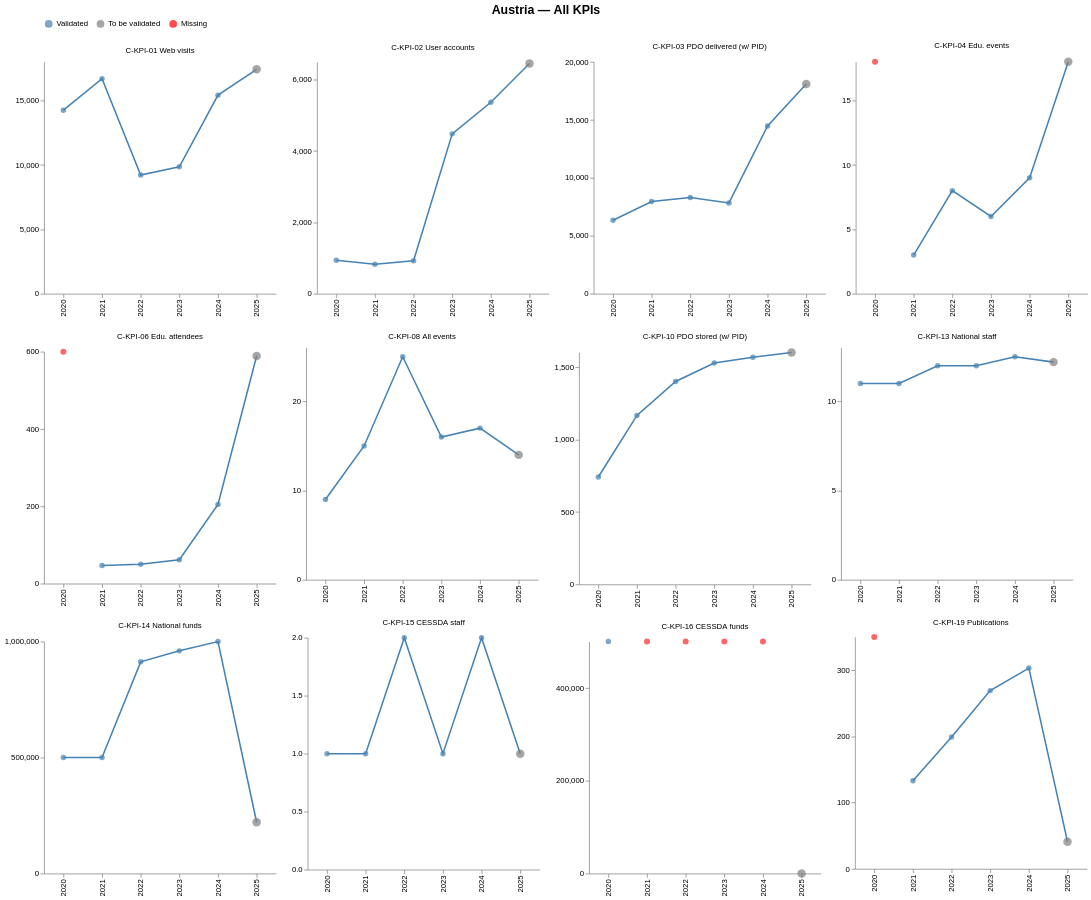

The notebook cell this image was saved under:
### Code cell
from sp_analysis import load_data, KPI_LABELS, prepare_by_kpi_all_countries, facet_chart_by_country


#sheet_id = '1m9Phl1uxPN9hL4zmgSGFMOFs1X-UmjxP'
#gid = '663340094'
#url = f'https://docs.google.com/spreadsheets/d/{sheet_id}/gviz/tq?tqx=out:csv&gid={gid}'


df = load_data()
ALL_KPIS = list(KPI_LABELS.keys())
long_df = prepare_by_kpi_all_countries(df, ALL_KPIS)

facet_chart_by_country(long_df, country='Austria', title='Austria — All KPIs')

### Figure 1 — Vega-Lite specification as saved in the notebook (floating-point values rounded to 4 significant figures)
{"config": {"view": {"continuousWidth": 300, "continuousHeight": 300, "stroke": null}, "header": {"titleFontSize": 20}, "legend": {"direction": "horizontal", "orient": "top", "title": null}}, "data": {"name": "data-27660ad394f9583e0bf45a5dc4f2707e"}, "facet": {"field": "kpi", "header": {"labelOrient": "top", "titleOrient": "top"}, "title": null, "type": "nominal"}, "spec": {"layer": [{"mark": {"type": "line", "color": "steelblue"}, "encoding": {"x": {"field": "year", "title": null, "type": "ordinal"}, "y": {"axis": {"grid": false, "tickCount": 3}, "field": "value", "title": null, "type": "quantitative"}}}, {"mark": {"type": "point", "filled": true}, "encoding": {"color": {"field": "status", "scale": {"domain": ["Validated", "To be validated", "Missing"], "range": ["steelblue", "grey", "red"]}, "type": "nominal"}, "size": {"condition": {"test": "(datum.year === 2025)", "value": 120}, "value": 50}, "x": {"field": "year", "title": null, "type": "ordinal"}, "y": {"axis": {"grid": false, "tickCount": 3}, "field": "value", "title": null, "type": "quantitative"}}, "transform": [{"filter": "isValid(datum.value)"}]}, {"mark": {"type": "point", "filled": true, "opacity": 0.6, "size": 60, "strokeWidth": 2}, "encoding": {"color": {"field": "status", "scale": {"domain": ["Validated", "To be validated", "Missing"], "range": ["steelblue", "grey", "red"]}, "type": "nominal"}, "x": {"field": "year", "type": "ordinal"}, "y": {"value": 0}}, "transform": [{"filter": "!isValid(datum.value)"}]}], "width": 300}, "columns": 4, "resolve": {"axis": {"x": "independent"}, "scale": {"y": "independent"}}, "title": {"text": "Austria — All KPIs", "anchor": "middle", "fontSize": 16, "fontWeight": "bold"}, "$schema": "https://vega.github.io/schema/vega-lite/v6.1.0.json", "datasets": {"data-27660ad394f9583e0bf45a5dc4f2707e": [{"countryname": "Austria", "year": 2020, "value": 14250.0, "kpi": "C-KPI-01 Web visits", "status": "Validated"}, {"countryname": "Austria", "year": 2021, "value": 16690.0, "kpi": "C-KPI-01 Web visits", "status": "Validated"}, {"countryname": "Austria", "year": 2022, "value": 9211.0, "kpi": "C-KPI-01 Web visits", "status": "Validated"}, {"countryname": "Austria", "year": 2023, "value": 9854.0, "kpi": "C-KPI-01 Web visits", "status": "Validated"}, {"countryname": "Austria", "year": 2024, "value": 15420.0, "kpi": "C-KPI-01 Web visits", "status": "Validated"}, {"countryname": "Austria", "year": 2025, "value": 17420.0, "kpi": "C-KPI-01 Web visits", "status": "To be validated"}, {"countryname": "Austria", "year": 2020, "value": 938.0, "kpi": "C-KPI-02 User accounts", "status": "Validated"}, {"countryname": "Austria", "year": 2021, "value": 829.0, "kpi": "C-KPI-02 User accounts", "status": "Validated"}, {"countryname": "Austria", "year": 2022, "value": 926.0, "kpi": "C-KPI-02 User accounts", "status": "Validated"}, {"countryname": "Austria", "year": 2023, "value": 4481.0, "kpi": "C-KPI-02 User accounts", "status": "Validated"}, {"countryname": "Austria", "year": 2024, "value": 5367.0, "kpi": "C-KPI-02 User accounts", "status": "Validated"}, {"countryname": "Austria", "year": 2025, "value": 6452.0, "kpi": "C-KPI-02 User accounts", "status": "To be validated"}, {"countryname": "Austria", "year": 2020, "value": 6335.0, "kpi": "C-KPI-03 PDO delivered (w/ PID)", "status": "Validated"}, {"countryname": "Austria", "year": 2021, "value": 7954.0, "kpi": "C-KPI-03 PDO delivered (w/ PID)", "status": "Validated"}, {"countryname": "Austria", "year": 2022, "value": 8294.0, "kpi": "C-KPI-03 PDO delivered (w/ PID)", "status": "Validated"}, {"countryname": "Austria", "year": 2023, "value": 7831.0, "kpi": "C-KPI-03 PDO delivered (w/ PID)", "status": "Validated"}, {"countryname": "Austria", "year": 2024, "value": 14470.0, "kpi": "C-KPI-03 PDO delivered (w/ PID)", "status": "Validated"}, {"countryname": "Austria", "year": 2025, "value": 18080.0, "kpi": "C-KPI-03 PDO delivered (w/ PID)", "status": "To be validated"}, {"countryname": "Austria", "year": 2020, "value": null, "kpi": "C-KPI-04 Edu. events", "status": "Missing"}, {"countryname": "Austria", "year": 2021, "value": 3.0, "kpi": "C-KPI-04 Edu. events", "status": "Validated"}, {"countryname": "Austria", "year": 2022, "value": 8.0, "kpi": "C-KPI-04 Edu. events", "status": "Validated"}, {"countryname": "Austria", "year": 2023, "value": 6.0, "kpi": "C-KPI-04 Edu. events", "status": "Validated"}, {"countryname": "Austria", "year": 2024, "value": 9.0, "kpi": "C-KPI-04 Edu. events", "status": "Validated"}, {"countryname": "Austria", "year": 2025, "value": 18.0, "kpi": "C-KPI-04 Edu. events", "status": "To be validated"}, {"countryname": "Austria", "year": 2020, "value": null, "kpi": "C-KPI-06 Edu. attendees", "status": "Missing"}, {"countryname": "Austria", "year": 2021, "value": 47.0, "kpi": "C-KPI-06 Edu. attendees", "status": "Validated"}, {"countryname": "Austria", "year": 2022, "value": 50.0, "kpi": "C-KPI-06 Edu. attendees", "status": "Validated"}, {"countryname": "Austria", "year": 2023, "value": 62.0, "kpi": "C-KPI-06 Edu. attendees", "status": "Validated"}, {"countryname": "Austria", "year": 2024, "value": 205.0, "kpi": "C-KPI-06 Edu. attendees", "status": "Validated"}, {"countryname": "Austria", "year": 2025, "value": 589.0, "kpi": "C-KPI-06 Edu. attendees", "status": "To be validated"}, {"countryname": "Austria", "year": 2020, "value": 9.0, "kpi": "C-KPI-08 All events", "status": "Validated"}, {"countryname": "Austria", "year": 2021, "value": 15.0, "kpi": "C-KPI-08 All events", "status": "Validated"}, {"countryname": "Austria", "year": 2022, "value": 25.0, "kpi": "C-KPI-08 All events", "status": "Validated"}, {"countryname": "Austria", "year": 2023, "value": 16.0, "kpi": "C-KPI-08 All events", "status": "Validated"}, {"countryname": "Austria", "year": 2024, "value": 17.0, "kpi": "C-KPI-08 All events", "status": "Validated"}, {"countryname": "Austria", "year": 2025, "value": 14.0, "kpi": "C-KPI-08 All events", "status": "To be validated"}, {"countryname": "Austria", "year": 2020, "value": 741.0, "kpi": "C-KPI-10 PDO stored (w/ PID)", "status": "Validated"}, {"countryname": "Austria", "year": 2021, "value": 1166.0, "kpi": "C-KPI-10 PDO stored (w/ PID)", "status": "Validated"}, {"countryname": "Austria", "year": 2022, "value": 1400.0, "kpi": "C-KPI-10 PDO stored (w/ PID)", "status": "Validated"}, {"countryname": "Austria", "year": 2023, "value": 1527.0, "kpi": "C-KPI-10 PDO stored (w/ PID)", "status": "Validated"}, {"countryname": "Austria", "year": 2024, "value": 1567.0, "kpi": "C-KPI-10 PDO stored (w/ PID)", "status": "Validated"}, {"countryname": "Austria", "year": 2025, "value": 1600.0, "kpi": "C-KPI-10 PDO stored (w/ PID)", "status": "To be validated"}, {"countryname": "Austria", "year": 2020, "value": 11.0, "kpi": "C-KPI-13 National staff", "status": "Validated"}, {"countryname": "Austria", "year": 2021, "value": 11.0, "kpi": "C-KPI-13 National staff", "status": "Validated"}, {"countryname": "Austria", "year": 2022, "value": 12.0, "kpi": "C-KPI-13 National staff", "status": "Validated"}, {"countryname": "Austria", "year": 2023, "value": 12.0, "kpi": "C-KPI-13 National staff", "status": "Validated"}, {"countryname": "Austria", "year": 2024, "value": 12.5, "kpi": "C-KPI-13 National staff", "status": "Validated"}, {"countryname": "Austria", "year": 2025, "value": 12.2, "kpi": "C-KPI-13 National staff", "status": "To be validated"}, {"countryname": "Austria", "year": 2020, "value": 500000.0, "kpi": "C-KPI-14 National funds", "status": "Validated"}, {"countryname": "Austria", "year": 2021, "value": 500000.0, "kpi": "C-KPI-14 National funds", "status": "Validated"}, {"countryname": "Austria", "year": 2022, "value": 912700.0, "kpi": "C-KPI-14 National funds", "status": "Validated"}, {"countryname": "Austria", "year": 2023, "value": 960000.0, "kpi": "C-KPI-14 National funds", "status": "Validated"}, {"countryname": "Austria", "year": 2024, "value": 1000000.0, "kpi": "C-KPI-14 National funds", "status": "Validated"}, {"countryname": "Austria", "year": 2025, "value": 221100.0, "kpi": "C-KPI-14 National funds", "status": "To be validated"}, {"countryname": "Austria", "year": 2020, "value": 1.0, "kpi": "C-KPI-15 CESSDA staff", "status": "Validated"}, {"countryname": "Austria", "year": 2021, "value": 1.0, "kpi": "C-KPI-15 CESSDA staff", "status": "Validated"}, {"countryname": "Austria", "year": 2022, "value": 2.0, "kpi": "C-KPI-15 CESSDA staff", "status": "Validated"}, {"countryname": "Austria", "year": 2023, "value": 1.0, "kpi": "C-KPI-15 CESSDA staff", "status": "Validated"}, {"countryname": "Austria", "year": 2024, "value": 2.0, "kpi": "C-KPI-15 CESSDA staff", "status": "Validated"}, {"countryname": "Austria", "year": 2025, "value": 1.0, "kpi": "C-KPI-15 CESSDA staff", "status": "To be validated"}, {"countryname": "Austria", "year": 2020, "value": 500000.0, "kpi": "C-KPI-16 CESSDA funds", "status": "Validated"}, {"countryname": "Austria", "year": 2021, "value": null, "kpi": "C-KPI-16 CESSDA funds", "status": "Missing"}, {"countryname": "Austria", "year": 2022, "value": null, "kpi": "C-KPI-16 CESSDA funds", "status": "Missing"}, {"countryname": "Austria", "year": 2023, "value": null, "kpi": "C-KPI-16 CESSDA funds", "status": "Missing"}, {"countryname": "Austria", "year": 2024, "value": null, "kpi": "C-KPI-16 CESSDA funds", "status": "Missing"}, {"countryname": "Austria", "year": 2025, "value": 0.0, "kpi": "C-KPI-16 CESSDA funds", "status": "To be validated"}, {"countryname": "Austria", "year": 2020, "value": null, "kpi": "C-KPI-19 Publications", "status": "Missing"}, {"countryname": "Austria", "year": 2021, "value": 133.0, "kpi": "C-KPI-19 Publications", "status": "Validated"}, {"countryname": "Austria", "year": 2022, "value": 199.0, "kpi": "C-KPI-19 Publications", "status": "Validated"}, {"countryname": "Austria", "year": 2023, "value": 269.0, "kpi": "C-KPI-19 Publications", "status": "Validated"}, {"countryname": "Austria", "year": 2024, "value": 303.0, "kpi": "C-KPI-19 Publications", "status": "Validated"}, {"countryname": "Austria", "year": 2025, "value": 41.0, "kpi": "C-KPI-19 Publications", "status": "To be validated"}]}}
